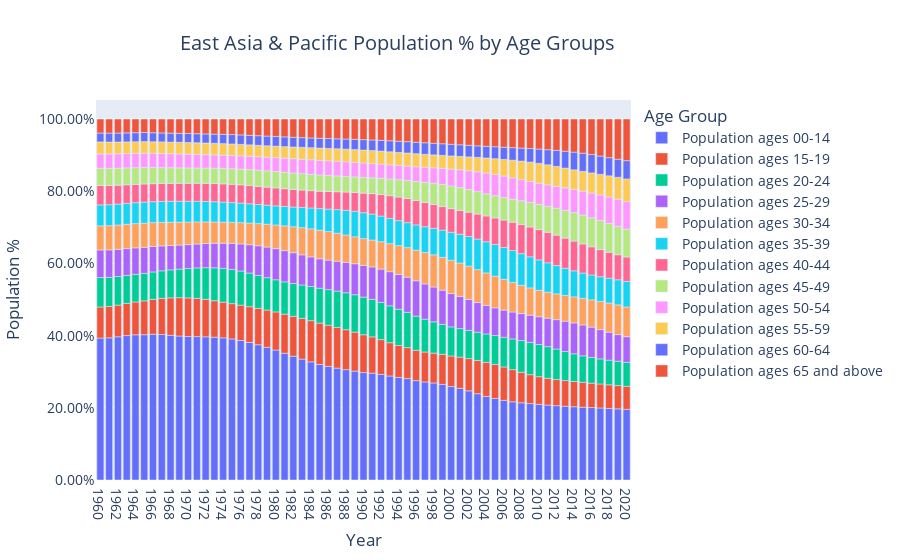
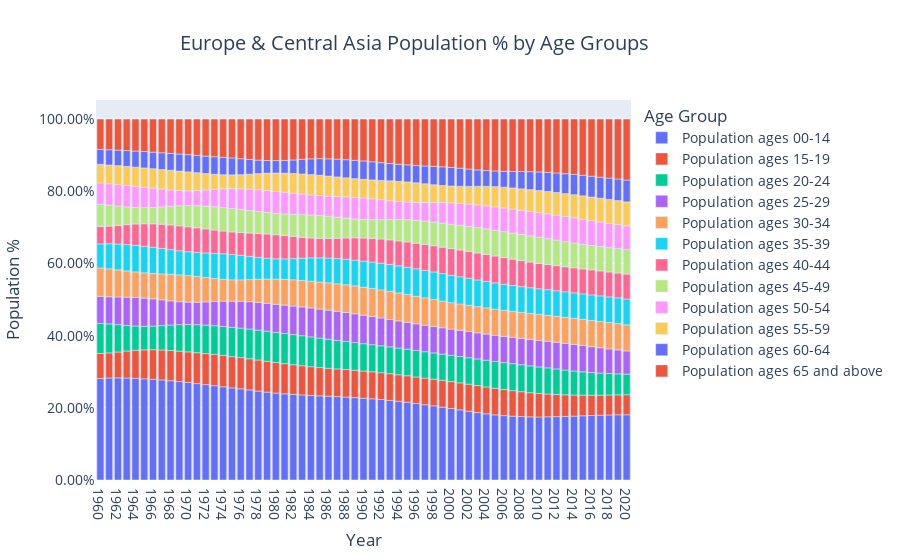
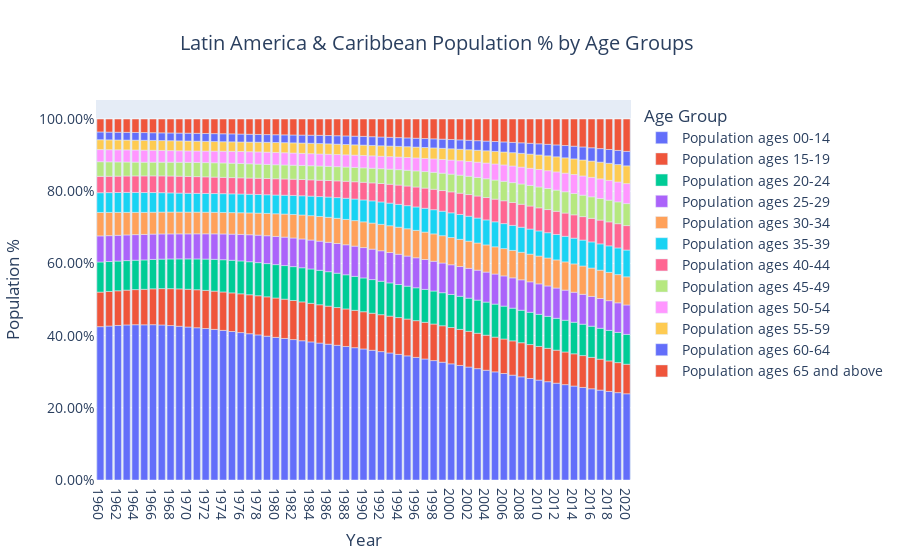
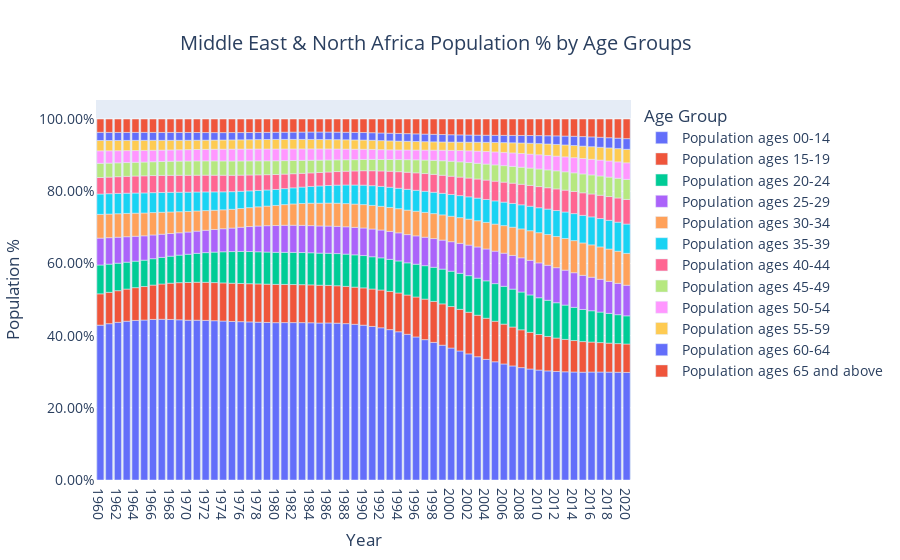

These figures' notebook cell, in order:
### Code cell
region_list = list(df_population_region['Region'].unique())
region_list.remove('Other')

for region in region_list:
    fig = px.bar(df_population_region[df_population_region['Region'] == region], x="Year", y="Population Ratio"
                 , color="Age Group", title=region+" Population % by Age Groups")
    
    fig.update_yaxes(title_text="Population %")
    fig.update_layout(
        yaxis = dict(
            tickformat = ',.2%'
        ), 
        font=dict(
            size=14,
        ),
        title_x=0.2,
        title_font_size=20
    )

    fig.show()
